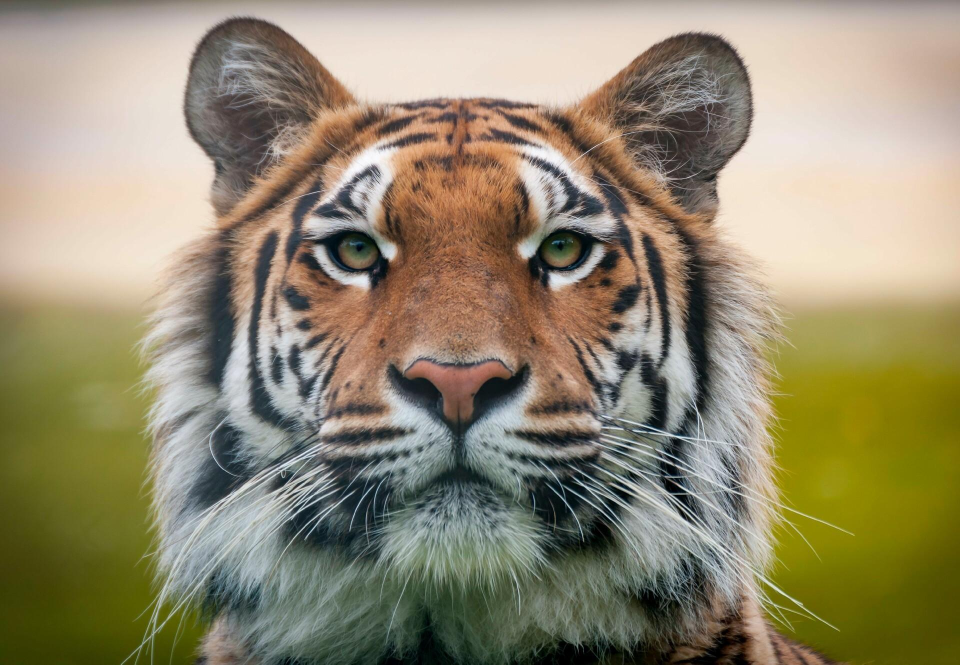
#> input picture 5th sem/Image/images/tiger.jpg, 1920 x 1329 px (shown at 1/2 size)
$ jupyter execute 2_Contrast_Stretching1.ipynb
#> lines starting #> are read from the running program, lines starting #| are printed output that depends on the picture
<style>
    .jp-Notebook { background: white !important; color: black !important; }
    pre, code { background: white !important; color: black !important; }
</style>

**Contrast Stretching**

[cell 1]
import numpy as np
from PIL import Image
import matplotlib.pyplot as plt

[cell 2]
def contrast_stretching(input_image):
  img = input_image.resize((500,500), Image.Resampling.LANCZOS)
  #converitng it to array
  img_array = np.asarray(img)
  min = np.amin(img_array)
  print(min)
  max = np.amax(img_array)
  print(max)
  range = max-min
  row = 400
  column = 400

  array_b = np.zeros((row,column))
  array_b = (((img_array - min)/range)*255)
  min = np.amin(array_b)
  print(min)
  max = np.amax(array_b)
  print(max)
  final_image = Image.fromarray(array_b)
  final_image= final_image.convert("L")


    # set up side-by-side image display
  fig = plt.figure()
  fig.set_figheight(15)
  fig.set_figwidth(15)

  fig.add_subplot(2,2,1)
  plt.imshow(img, cmap='gray')

#Plotting Histogram
  flat = img_array.flatten()
  fig.add_subplot(2,2,3)
  plt.hist(flat, bins=50)

  fig.add_subplot(2,2,2)
  plt.imshow(final_image, cmap='gray')

#Plotting Histogram
  flat2 = array_b.flatten()
  fig.add_subplot(2,2,4)
  plt.hist(flat2, bins=50)

  return final_image

[cell 3]
# reading image and converting to gray scale
input_image = Image.open("../images/tiger.jpg").convert('L')
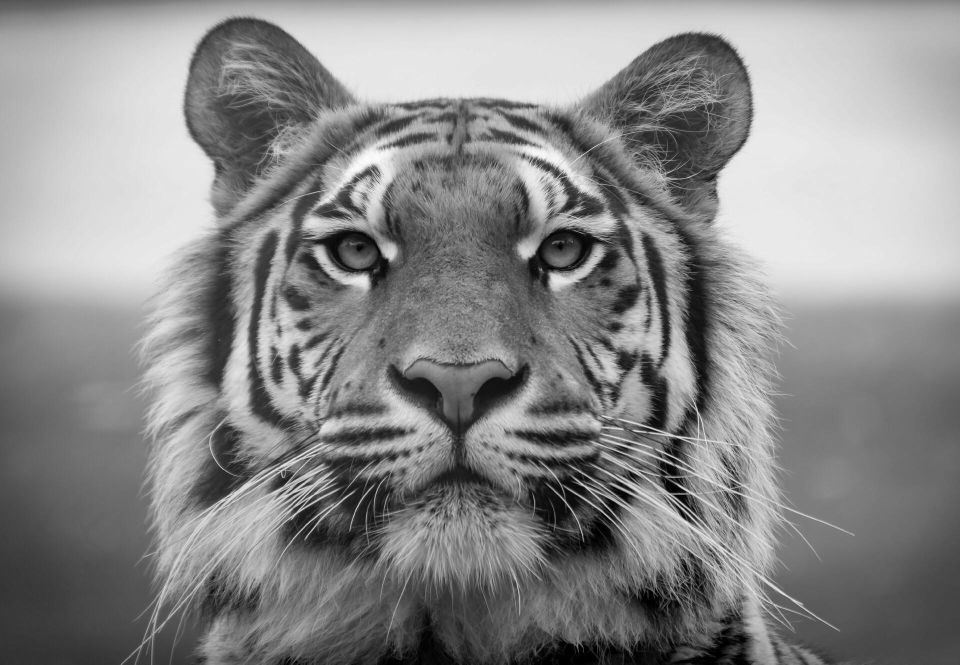
#> input_image: PIL image 1920x1329 L (shown at 1/2 size); min 0, max 254, mean 137.1
a = contrast_stretching(input_image)
#> in contrast_stretching, `img = input_image.resize((500,500), Image.Resampling.LANCZOS)`:
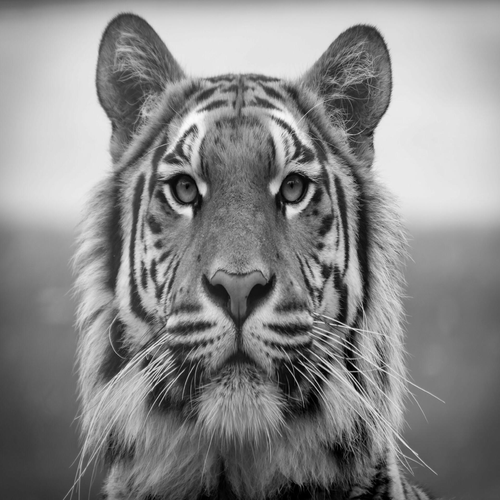
#> img: PIL image 500x500 L; min 0, max 251, mean 137.2
#> in contrast_stretching, `min = np.amin(img_array)`: min = 0
#| 0
#> in contrast_stretching, `max = np.amax(img_array)`: max = 251
#| 251
#| 0.0
#> in contrast_stretching, `max = np.amax(array_b)`: max = 255
#| 255.0
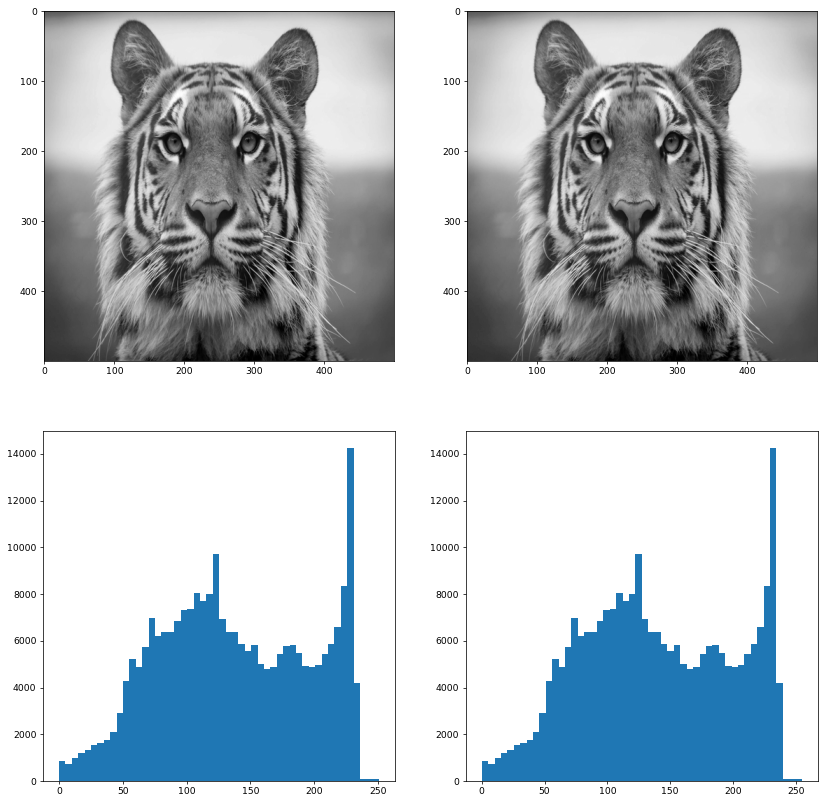
#> figure drawn by matplotlib, 4 panels; panel 2: tallest bar 14267 high, from x = 225.9 to 230.9; panel 4: tallest bar 14267 high, from x = 229.5 to 234.6
